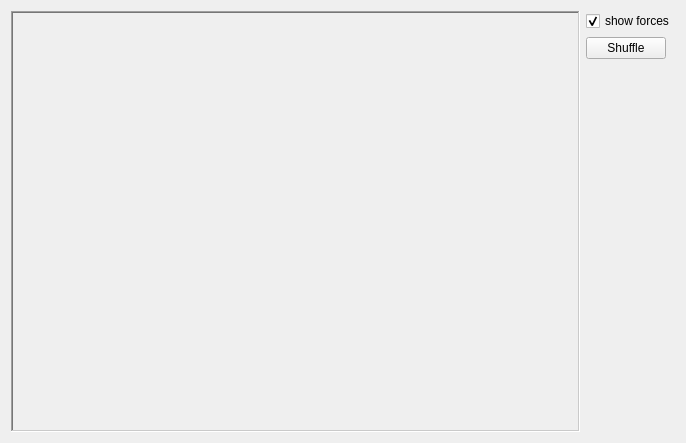
<?xml version="1.0" encoding="UTF-8"?>
<ui version="4.0">
 <class>Widget</class>
 <widget class="QWidget" name="Widget">
  <property name="geometry">
   <rect>
    <x>0</x>
    <y>0</y>
    <width>686</width>
    <height>443</height>
   </rect>
  </property>
  <property name="windowTitle">
   <string>Widget</string>
  </property>
  <layout class="QGridLayout" name="gridLayout_2">
   <item row="2" column="1">
    <spacer name="verticalSpacer">
     <property name="orientation">
      <enum>Qt::Vertical</enum>
     </property>
     <property name="sizeHint" stdset="0">
      <size>
       <width>20</width>
       <height>89</height>
      </size>
     </property>
    </spacer>
   </item>
   <item row="0" column="0" rowspan="4">
    <widget class="GraphicsView" name="frame">
     <property name="frameShape">
      <enum>QFrame::WinPanel</enum>
     </property>
     <property name="frameShadow">
      <enum>QFrame::Sunken</enum>
     </property>
    </widget>
   </item>
   <item row="1" column="1">
    <widget class="QPushButton" name="shuffleButton">
     <property name="sizePolicy">
      <sizepolicy hsizetype="Maximum" vsizetype="Fixed">
       <horstretch>0</horstretch>
       <verstretch>0</verstretch>
      </sizepolicy>
     </property>
     <property name="text">
      <string>Shuffle</string>
     </property>
    </widget>
   </item>
   <item row="0" column="1">
    <widget class="QCheckBox" name="forcesCheckBox">
     <property name="text">
      <string>show forces</string>
     </property>
     <property name="checked">
      <bool>true</bool>
     </property>
    </widget>
   </item>
  </layout>
 </widget>
 <layoutdefault spacing="6" margin="11"/>
 <customwidgets>
  <customwidget>
   <class>GraphicsView</class>
   <extends>QFrame</extends>
   <header>view.h</header>
   <container>1</container>
  </customwidget>
 </customwidgets>
 <resources/>
 <connections/>
</ui>
